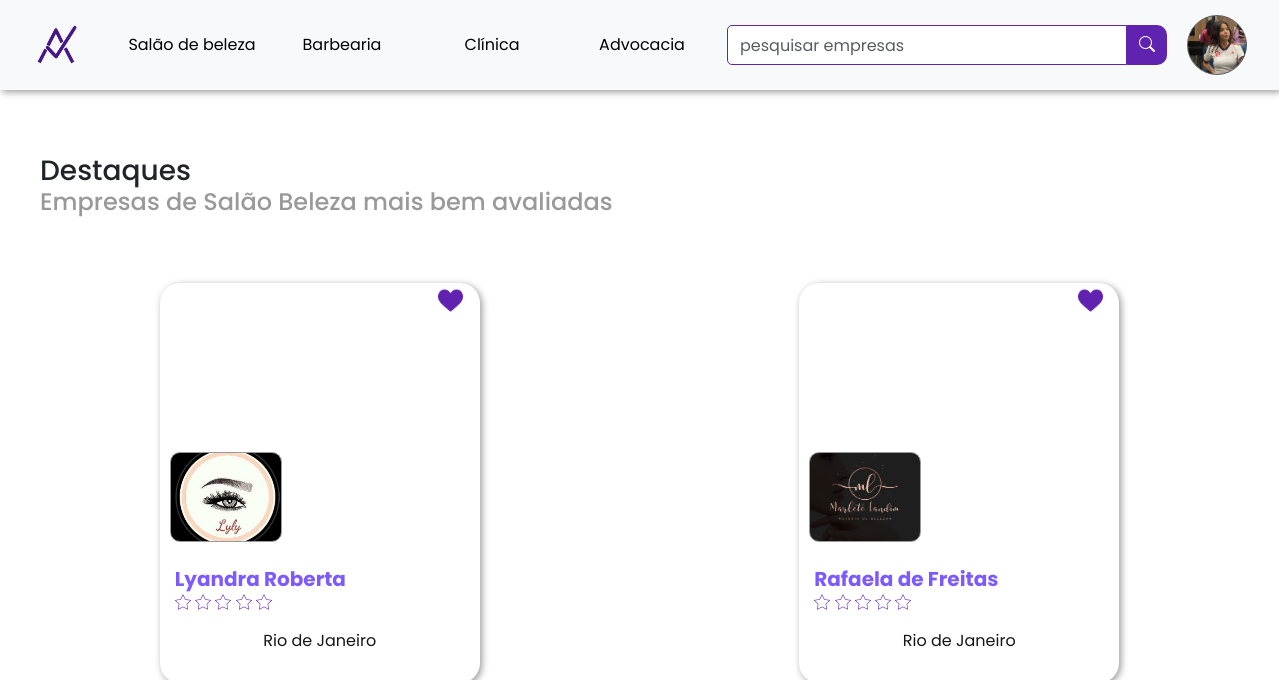
The page /php/salao_pesquisa.php (signed in) on the database its author committed.
### tables this page shows
CREATE TABLE `empresa` (
  `idempresa` int(11) NOT NULL,
  `nivel` enum('1','2','3') NOT NULL,
  `nome` varchar(20) DEFAULT NULL,
  `nome_fantasia` varchar(20) DEFAULT NULL,
  `tipo` enum('barbearia','advocacia','clinica','salaobeleza') NOT NULL,
  `CNPJ_CPF` varchar(20) DEFAULT NULL,
  `telefone` varchar(15) DEFAULT NULL,
  `cep` varchar(12) NOT NULL,
  `numero` varchar(10) NOT NULL,
  `email` varchar(50) DEFAULT NULL,
  `senha` varchar(100) DEFAULT NULL,
  `foto_empresa` varchar(50) DEFAULT NULL,
  `foto_amb1` varchar(50) NOT NULL,
  `foto_amb2` varchar(50) NOT NULL,
  `foto_amb3` varchar(50) NOT NULL,
  `foto_amb4` varchar(50) NOT NULL,
  `foto_amb5` varchar(50) NOT NULL,
  `foto_amb6` varchar(50) NOT NULL,
  `complemento` text NOT NULL,
  `data_inicio` date NOT NULL
);

CREATE TABLE `localidade` (
  `cep` varchar(12) NOT NULL,
  `logradouro` varchar(20) DEFAULT NULL,
  `bairro` varchar(30) DEFAULT NULL,
  `UF` varchar(2) DEFAULT NULL,
  `cidade` varchar(20) DEFAULT NULL
);

### php/salao_pesquisa.php (the view, shortened to what this page needs)
<?php
include('includes/logar-sistema.php');
$idcliente = $_SESSION['idcliente'];
$sql_cliente = "SELECT l.uf
                FROM cliente c
                INNER JOIN localidade l ON c.cep = l.cep
                WHERE c.idcliente = ?";
$stmt_cliente = $mysqli->prepare($sql_cliente);
$stmt_cliente->bind_param('i', $idcliente);
$stmt_cliente->execute();
$result_cliente = $stmt_cliente->get_result();
$cliente_data = $result_cliente->fetch_assoc();
$cliente_estado = $cliente_data['uf'];
$title = "Empresas de Salão Beleza mais bem avaliadas";
if (isset($_GET['buscar'])) {
    $buscar = '%' . $mysqli->real_escape_string($_GET['buscar']) . '%';
    $sql = "SELECT e.idempresa, e.nome, e.foto_empresa, e.foto_amb1, l.cidade,
            COALESCE(AVG(a.estrelas), 0) AS media_estrelas,
            COUNT(a.idavaliacao) AS total_avaliacoes,
            CASE WHEN l.uf = ? THEN 1 ELSE 0 END AS is_same_uf,
            (SELECT COUNT(*) FROM favoritos f WHERE f.idcliente = ? AND f.idempresa = e.idempresa) AS is_favorited
            FROM empresa e
            INNER JOIN localidade l ON e.cep = l.cep
            LEFT JOIN avaliacao a ON e.idempresa = a.idempresa
            WHERE (e.nome LIKE ? OR e.nome_fantasia LIKE ?)
            GROUP BY e.idempresa, e.nome, e.foto_empresa, e.foto_amb1, l.cidade, l.uf
            ORDER BY is_same_uf DESC, total_avaliacoes DESC, media_estrelas DESC";
    $stmt = $mysqli->prepare($sql);
    $stmt->bind_param('ssss', $cliente_estado, $idcliente, $buscar, $buscar);
    $stmt->execute();
    $result = $stmt->get_result();
    $title = "Resultado da busca por: " . htmlspecialchars($_GET['buscar']);
} else {
    $sql = "SELECT e.idempresa, e.nome, e.foto_empresa, e.foto_amb1, l.cidade,
            COALESCE(AVG(a.estrelas), 0) AS media_estrelas,
            COUNT(a.idavaliacao) AS total_avaliacoes,
            CASE WHEN l.uf = ? THEN 1 ELSE 0 END AS is_same_uf,
            (SELECT COUNT(*) FROM favoritos f WHERE f.idcliente = ? AND f.idempresa = e.idempresa) AS is_favorited
            FROM empresa e
            INNER JOIN localidade l ON e.cep = l.cep
            LEFT JOIN avaliacao a ON e.idempresa = a.idempresa
            WHERE e.tipo = 'salaobeleza'
            GROUP BY e.idempresa, e.nome, e.foto_empresa, e.foto_amb1, l.cidade, l.uf
            ORDER BY is_same_uf DESC, total_avaliacoes DESC, media_estrelas DESC";
    $stmt = $mysqli->prepare($sql);
    $stmt->bind_param('ss', $cliente_estado, $idcliente);
    $stmt->execute();
    $result = $stmt->get_result();
}
?>
<!DOCTYPE html>
<html lang="en">
<head>
    <link rel="stylesheet" href="https://cdnjs.cloudflare.com/ajax/libs/font-awesome/6.0.0-beta3/css/all.min.css">
    <link rel="stylesheet" href="https://cdn.jsdelivr.net/npm/bootstrap-icons@1.11.3/font/bootstrap-icons.min.css">
    <link href="https://cdn.jsdelivr.net/npm/bootstrap@5.3.3/dist/css/bootstrap.min.css" rel="stylesheet">
    <link rel="stylesheet" href="../css/teste.css">
</head>
<body>
<?php include("includes/header-nav.php"); ?>
<br>
<h3>Destaques</h3>
<h4><?= htmlspecialchars($title) ?></h4>
<br>
<div class="central">
<?php while ($row = $result->fetch_assoc()) { ?>
<a href="agendamento.php?id=<?= htmlspecialchars($row['idempresa']); ?>">
    <div class="pai">
    <button class="favorite-button" data-idempresa="<?= $row['idempresa'] ?>">
        <img src="../img/<?= $row['is_favorited'] ? 'heath.png' : 'coracao.png' ?>"class="heart-icon" />
    </button>
        <?php
            $foto_amb1_path = 'arquivos/' . htmlspecialchars($row['foto_amb1']);
            echo "<div class='filho' style='background-image: url($foto_amb1_path); background-size: cover;'></div>";
        ?>
        <?php
          $foto_amb2_path = 'arquivos/' . htmlspecialchars($row['foto_empresa']);
          echo "<div class='filho2' style='background-image: url($foto_amb2_path); background-size: cover;'></div>";
        ?>
    <div class="footercard">
                 <div class="txt1">
                    <h5 style="color: #7C5AFF;   font-weight: bold;">
                        <?= htmlspecialchars($row['nome']) ?>
                    </h5>
                </div>
            <div class="star-rating">
                        <?php
                        $fullStars = floor($row['media_estrelas']);
                        $halfStar = ($row['media_estrelas'] - $fullStars) >= 0.5;
                        $emptyStars = 5 - $fullStars - ($halfStar ? 1 : 0);
                        for ($i = 0; $i < $fullStars; $i++) {
                            echo '  <img class="strela" src="../img/estrela.png" alt=""> ';
                        }
                        if ($halfStar) {
                            echo '  <img class="strela" src="../img/estrela.png" alt=""> ';
                        }
                        for ($i = 0; $i < $emptyStars; $i++) {
                            echo '  <img class="strela" src="../img/estrela.png" alt=""> ';
                        }
                        ?>
                    </div>
                <div class="txt2">
                    <p class="end"> <?= htmlspecialchars($row['cidade']) ?> </p>
                </div>
        </div>
    </div>
</a>
<?php } ?>
</div>
</body>
</html>

### css/teste.css (style rules this page uses)
* { margin: 0; padding: 0; box-sizing: border-box; font-family: "Poppins", sans-serif; }
:root { --c01:#fff; --c02:#E9E3FF; --c03:#999999; --c04:#161616; --c05:#000; --c06:#B583F5; --c07:#7C5AFF; --c08:#6023B0; --c09:#471687; }
h4 { margin-left:40px; }
.central { margin: auto; display: flex; flex-direction: row; justify-content: space-around; flex-wrap: wrap; }
.pai { width: 320px; height: 400px; border-radius: 20px; display: flex; flex-direction: column; margin: 20px; gap: 15px; box-shadow: 2px 2px 7px var(--c03); padding-bottom: 20px; margin-top: 35px; }
.filho { border-radius: 20px 20px 0px 0px; background-size: cover; filter: brightness(70%); background-repeat: no-repeat; background-position: center; width: 100%; height: 100%; }
.strela { width: 16px; }
.filho2 { z-index: 1; margin-top: -60px; border: 1px solid var(--c03); border-radius: 10px; margin-left: 10px; margin-bottom: 20px; background-position: center; width:35%; height: 40%; }
h4 { color: var(--c03); }
h3 { margin: 40px 0px 0px 40px; }
body { font-family: Arial, sans-serif; }
.central a { text-decoration: none; }
.favorite-button img.heart-icon { transition: transform 0.1s ease; }
.favorite-button { z-index: 2; margin-bottom: -60px; background: none; border: none; cursor: pointer; outline: none; display: flex; }
.heart-icon { margin: 5px; display: flex; margin-left: 87%; width: 25px; height: 25px; transition: transform 0.1s ease; }
.txt2 { align-items: center; justify-content: center; display: flex; }
.txt1 { margin-top: -25px; width: 100%; }
.footercard { padding: 15px; }
.star-rating { height: 30px; margin-top: -10px; width: 50%; }
.end { margin-top: 10px; margin-bottom: -5px; color: var(--c04); }
a { text-decoration: none; }

### rows shown on the page
empresa: foto_empresa (picture), nome "Lyandra Roberta", cep.cidade "Rio de Janeiro"
empresa: foto_empresa (picture), nome "Rafaela de Freitas", cep.cidade "Rio de Janeiro"

### other values the page prints
$title "Empresas de Salão Beleza mais bem avaliadas"
